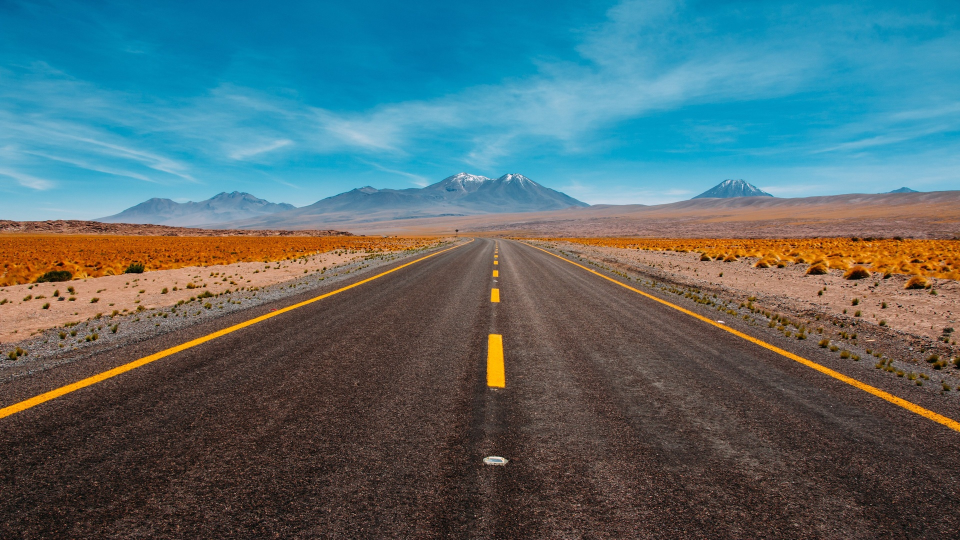
#> input picture data/input/1.jpg, 1920 x 1080 px (shown at 1/2 size)
$ python -i curve_road_geometry.py   (imports and definitions only)
#> lines starting #> are read from the running program, lines starting #| are printed output that depends on the picture; after the words box and inside, x2 and y2 are one past the last pixel; in counts of white or black regions, pixels touching at a corner belong together
#> further down, picture is the input picture: shape (1080, 1920, 3); mean B, G, R 111, 107.1, 83.7
"""Curve-aware road boundary tracing.

This module refines a candidate road region without assuming that the road can
be represented by two straight Hough lines.  It traces the left and right road
edges row-by-row, smooths those traces, and rebuilds a filled road mask from
the curved boundaries.
"""

from typing import Dict, List, Optional, Tuple

import cv2
import numpy as np


def _smooth_1d(values: np.ndarray, window: int) -> np.ndarray:
    if window <= 1:
        return values.astype(np.float32)
    if window % 2 == 0:
        window += 1
    kernel = np.ones(window, dtype=np.float32) / float(window)
    padded = np.pad(values.astype(np.float32), (window // 2, window // 2), mode="edge")
    return np.convolve(padded, kernel, mode="valid").astype(np.float32)


# [86 lines left out: functions _find_row_segments, _segment_score, _choose_bottom_segment, _interpolate_series, _smooth_series, not called in this run]


def refine_curve_road_mask_from_lane_markers(
    original_image: np.ndarray,
    min_valid_rows: int = 90,
    min_boundary_width_ratio: float = 0.16,
    bottom_extension_ratio: float = 0.98,
    smoothing_window: int = 31,
    boundary_padding: int = 6,
) -> Dict[str, np.ndarray]:
    """Build a road mask from visible white left/right road edge markings."""
#> called with min_valid_rows = 90, min_boundary_width_ratio = 0.16, bottom_extension_ratio = 0.98, smoothing_window = 31, boundary_padding = 6
    height, width = original_image.shape[:2]
    hsv = cv2.cvtColor(original_image, cv2.COLOR_BGR2HSV)
#> hsv: shape (1080, 1920, 3); mean H, S, V 46.5, 135.1, 137.7
    saturation = hsv[:, :, 1]
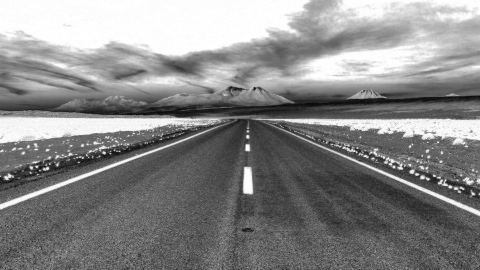
#> saturation: shape (1080, 1920) (shown at 1/4 size); min 0, max 255, mean 135.1
    value = hsv[:, :, 2]
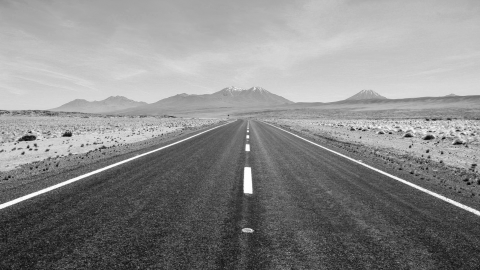
#> value: shape (1080, 1920) (shown at 1/4 size); min 0, max 255, mean 137.7

    hue = hsv[:, :, 0]
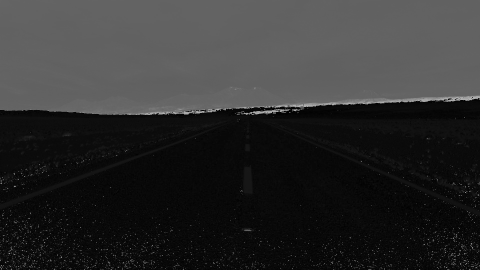
#> hue: shape (1080, 1920) (shown at 1/4 size); min 0, max 179, mean 46.5
    white_markers = (saturation < 75) & (value > 150)
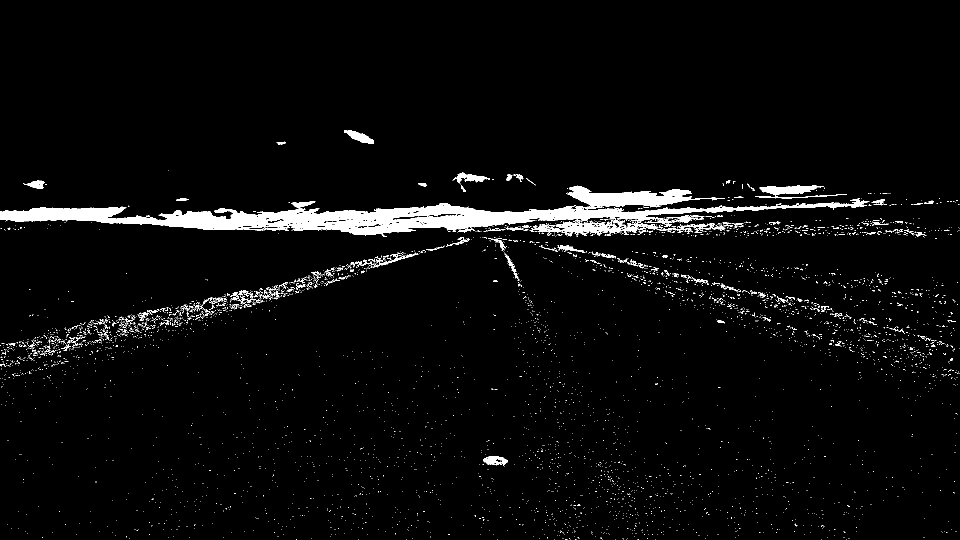
#> white_markers: shape (1080, 1920) bool (shown at 1/2 size); 3.5% white; 4751 white regions (4610 under 20 px), largest, box (x1, y1, x2, y2) and area: (0, 371, 1739, 474) 48703, (1519, 371, 1645, 392) 1458, (688, 260, 748, 288) 758
    yellow_markers = (hue >= 12) & (hue <= 42) & (saturation > 75) & (value > 110)
#> yellow_markers: shape (1080, 1920) bool; 7.8% white; 2464 white regions (2138 under 20 px), largest, box (x1, y1, x2, y2) and area: (0, 456, 1920, 864) 111522, (0, 489, 919, 837) 12296, (972, 665, 1013, 777) 3683
    marker_mask = (white_markers | yellow_markers).astype(np.uint8) * 255
#> marker_mask: shape (1080, 1920); 11.3% white; 5653 white regions (5278 under 20 px), largest, box (x1, y1, x2, y2) and area: (0, 371, 1920, 864) 179667, (972, 665, 1013, 777) 3683, (214, 605, 337, 661) 1691
    marker_mask[: int(height * 0.55), :] = 0
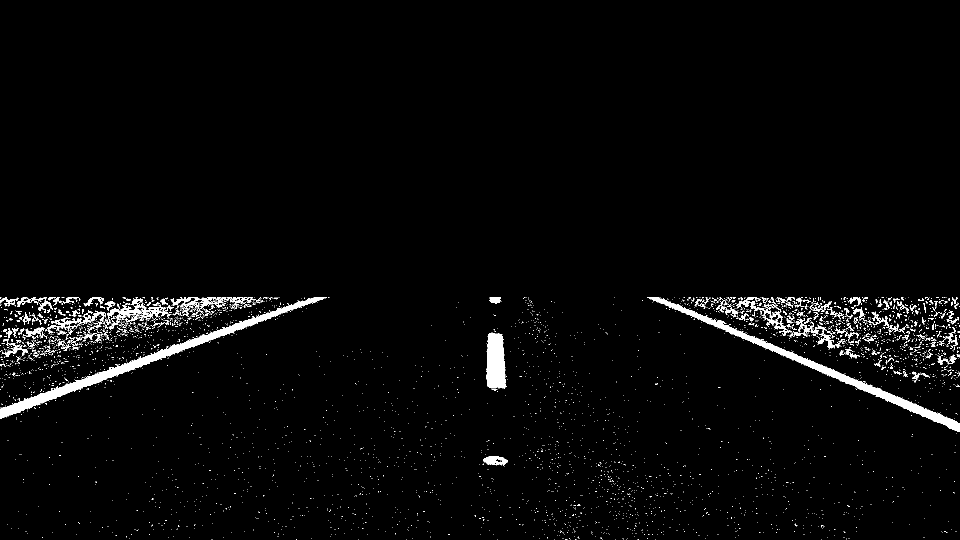
#> marker_mask: shape (1080, 1920) (shown at 1/2 size); 2.4% white; 4068 white regions (3875 under 20 px), largest, box (x1, y1, x2, y2) and area: (0, 594, 654, 837) 10012, (1294, 594, 1920, 864) 8566, (972, 665, 1013, 777) 3683
    marker_mask = cv2.morphologyEx(
        marker_mask,
        cv2.MORPH_CLOSE,
        cv2.getStructuringElement(cv2.MORPH_RECT, (15, 3)),
        iterations=1,
    )
#> marker_mask: shape (1080, 1920); 5% white; 1638 white regions (1575 under 20 px), largest, box (x1, y1, x2, y2) and area: (1294, 594, 1920, 864) 45730, (0, 594, 559, 734) 33590, (0, 594, 659, 837) 13599

    num_labels, labels, stats, centroids = cv2.connectedComponentsWithStats(marker_mask, 8)
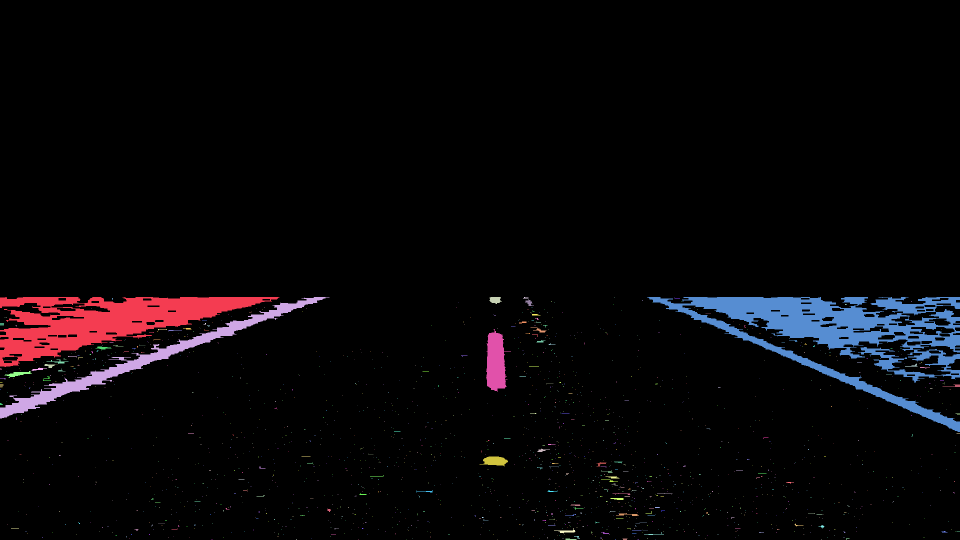
#> labels: shape (1080, 1920) int32 (shown at 1/2 size); 1639 distinct labels, from 0 to 1638; one colour per label, 0 black
#> num_labels = 1639; stats = 1639 rows, first 6: [0, 0, 1920, 1080, 1969187], [0, 594, 559, 140, 33590], [0, 594, 659, 243, 13599], [979, 594, 25, 14, 253], [1046, 594, 11, 3, 22], [1228, 595, 1, 1, 1]; centroids = 1639 pairs, first value 0.5 to 1916, second value 531.9 to 1079
    left_labels: List[int] = []
    right_labels: List[int] = []
    for label_idx in range(1, num_labels):
        x, y, w, h, area = stats[label_idx]
        if area < 80:
            continue

        centroid_x = centroids[label_idx][0]
        touches_left_entry = x < width * 0.04 or (
            y + h > height * 0.95 and centroid_x < width * 0.45
        )
        touches_right_entry = x + w > width * 0.96 or (
            y + h > height * 0.70 and centroid_x > width * 0.65
        )
        if touches_left_entry:
            left_labels.append(label_idx)
        if touches_right_entry:
            right_labels.append(label_idx)
#> this loop made 1638 passes
#> (x, y, w, h, area, centroid_x, touches_left_entry, touches_right_entry) on passes 1 to 3: (0, 594, 559, 140, 33590, 206.6, True, False), (0, 594, 659, 243, 13599, 288.5, True, False), (979, 594, 25, 14, 253, 990.2, False, False)
#> after the loop, left_labels = [1, 2, 263, 279]; right_labels = [6, 1351]

    blank = np.zeros((height, width, 3), dtype=np.uint8)
    empty = np.zeros((height, width), dtype=np.uint8)
    if not left_labels or not right_labels:
        return {
            "regularized_mask": empty,
            "marker_mask": marker_mask,
            "boundary_trace_visualization": blank,
            "width_curve_visualization": blank.copy(),
            "valid_rows": np.zeros(height, dtype=bool),
            "confidence": 0.0,
        }

    left_mask = np.isin(labels, left_labels)
#> left_mask: shape (1080, 1920) bool; 2.3% white; 4 white regions, box (x1, y1, x2, y2) and area: (0, 594, 559, 734) 33590, (0, 594, 659, 837) 13599, (9, 742, 64, 756) 297, (63, 735, 94, 742) 83
    right_mask = np.isin(labels, right_labels)
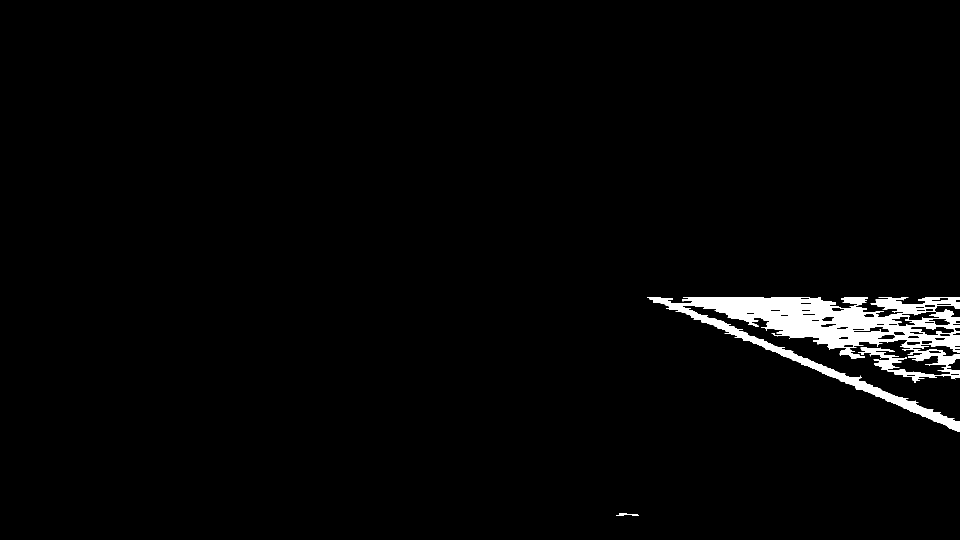
#> right_mask: shape (1080, 1920) bool (shown at 1/2 size); 2.2% white; 2 white regions, box (x1, y1, x2, y2) and area: (1294, 594, 1920, 864) 45730, (1232, 1026, 1278, 1032) 116
    left = np.full(height, np.nan, dtype=np.float32)
    right = np.full(height, np.nan, dtype=np.float32)

    for y in range(int(height * 0.55), height):
        left_xs = np.where(left_mask[y])[0]
        right_xs = np.where(right_mask[y])[0]
        if left_xs.size > 0:
            left[y] = float(left_xs.min())
        if right_xs.size > 0:
            right[y] = float(right_xs.max())

    min_boundary_width = width * min_boundary_width_ratio
    valid = (~np.isnan(left)) & (~np.isnan(right)) & ((right - left) > min_boundary_width)
    valid_rows = np.where(valid)[0]
#> valid_rows = 243 values from 594 to 836
    if valid_rows.size < min_valid_rows:
        return {
            "regularized_mask": empty,
            "marker_mask": marker_mask,
            "boundary_trace_visualization": blank,
            "width_curve_visualization": blank.copy(),
            "valid_rows": valid,
            "confidence": float(valid_rows.size / max(min_valid_rows, 1)),
        }

    end_y = max(int(height * bottom_extension_ratio), int(valid_rows[-1]))
#> end_y = 1058
    rows = np.arange(int(valid_rows[0]), min(height, end_y + 1))
    left_interp = np.interp(rows, valid_rows, left[valid_rows])
#> left_interp = 465 values, max 219 at index 140, min 0 at index 1, mean 14.97
    right_interp = np.interp(rows, valid_rows, right[valid_rows])
#> right_interp = 465 values, max 1919 at index 0, min 1732 at index 172, mean 1894.3
    left_interp = _smooth_1d(left_interp, smoothing_window)
#> in _smooth_1d, `padded = np.pad(values.astype(np.float32), (window // 2, window // 2),..`: padded = 495 values, max 219 at index 155, min 0 at index 16, mean 14.4
#> left_interp = 465 values, max 104 at index 177, min 0 at index 121, mean 15.05
    right_interp = _smooth_1d(right_interp, smoothing_window)
#> right_interp = 465 values, max 1917.7 at index 0, min 1766.9 at index 187, mean 1894.4

    top_width_ratio = float((right_interp[0] - left_interp[0]) / max(width, 1))
#> top_width_ratio = 0.996
    edge_touch = (left_interp <= 2.0) | (right_interp >= (width - 3.0))
    edge_touch_ratio = float(np.mean(edge_touch))
#> edge_touch_ratio = 0.578
    if top_width_ratio > 0.78 or edge_touch_ratio > 0.28:
        return {
            "regularized_mask": empty,
            "marker_mask": marker_mask,
            "boundary_trace_visualization": blank,
            "width_curve_visualization": blank.copy(),
            "valid_rows": valid,
            "confidence": 0.0,
        }

    regularized = np.zeros((height, width), dtype=np.uint8)
    for idx, y in enumerate(rows):
        row_left = int(np.clip(left_interp[idx] - boundary_padding, 0, width - 1))
        row_right = int(np.clip(right_interp[idx] + boundary_padding, 0, width - 1))
        if row_left < row_right:
            regularized[int(y), row_left:row_right + 1] = 255

    trace = np.zeros((height, width, 3), dtype=np.uint8)
    left_points = np.array(
        [[int(np.clip(left_interp[idx], 0, width - 1)), int(y)] for idx, y in enumerate(rows)],
        dtype=np.int32,
    )
    right_points = np.array(
        [[int(np.clip(right_interp[idx], 0, width - 1)), int(y)] for idx, y in enumerate(rows)],
        dtype=np.int32,
    )
    cv2.polylines(trace, [left_points], False, (0, 0, 255), 2)
    cv2.polylines(trace, [right_points], False, (0, 255, 0), 2)

    width_visual = np.zeros((320, max(height, 1), 3), dtype=np.uint8)
    row_widths = right_interp - left_interp
    max_width = max(float(np.max(row_widths)), 1.0)
    points = []
    for idx, _ in enumerate(rows):
        py = int(np.clip((1.0 - row_widths[idx] / max_width) * 300, 0, 319))
        points.append([idx, py])
    if len(points) > 1:
        cv2.polylines(width_visual, [np.array(points, dtype=np.int32)], False, (255, 255, 255), 2)

    output_valid = np.zeros(height, dtype=bool)
    output_valid[rows] = True
    confidence = float(np.clip(valid_rows.size / max(height - valid_rows[0], 1), 0.0, 1.0))
    return {
        "regularized_mask": regularized,
        "marker_mask": marker_mask,
        "boundary_trace_visualization": trace,
        "width_curve_visualization": width_visual,
        "valid_rows": output_valid,
        "confidence": confidence,
    }


# [183 lines left out: functions _build_mask_from_curves, refine_curve_road_mask, not called in this run]

>>> import cv2
>>> picture = cv2.imread('../../data/input/1.jpg')
>>> result = refine_curve_road_mask_from_lane_markers(picture)
#> result = 6 items

$ run again, on data/input/2.jpg
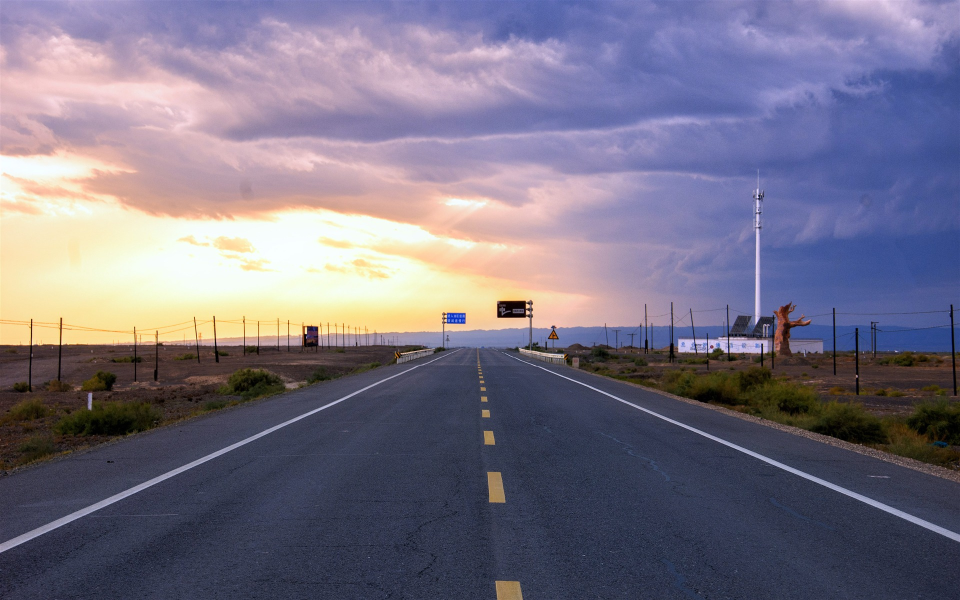
#> input picture data/input/2.jpg, 1920 x 1200 px (shown at 1/2 size)
#> picture is the input picture: shape (1200, 1920, 3); mean B, G, R 133.1, 114.6, 120
#> hsv: shape (1200, 1920, 3); mean H, S, V 100.7, 80.6, 145.6
#> white_markers: shape (1200, 1920) bool; 34.5% white; 860 white regions (789 under 20 px), largest, box (x1, y1, x2, y2) and area: (0, 0, 1464, 682) 716774, (1454, 0, 1920, 118) 34806, (0, 706, 902, 1105) 8118
#> yellow_markers: shape (1200, 1920) bool; 3.7% white; 131 white regions (94 under 20 px), largest, box (x1, y1, x2, y2) and area: (0, 494, 1105, 691) 72468, (225, 392, 961, 485) 3117, (992, 1162, 1043, 1200) 1755
#> labels: shape (1200, 1920) int32; 120 distinct labels, from 0 to 119
#> num_labels = 120; stats = 120 rows, first 6: [0, 0, 1920, 1200, 2244622], [0, 660, 614, 32, 18384], [636, 660, 502, 60, 14029], [1527, 660, 9, 13, 107], [1356, 674, 196, 36, 5081], [1617, 681, 23, 1, 23]; centroids = 120 pairs, first value 55.5 to 1910.5, second value 594.8 to 1190
#> the loop in refine_curve_road_mask_from_lane_markers, `for label_idx in range(1, num_labels):` made 119 passes
#> (x, y, w, h, area, centroid_x, touches_left_entry, touches_right_entry) on passes 1, 2, 3, 4, 7, 8, 34, 41: (0, 660, 614, 32, 18384, 303.8, True, False), (636, 660, 502, 60, 14029, 857.1, False, False), (1527, 660, 9, 13, 107, 1530.6, False, False), (1356, 674, 196, 36, 5081, 1449.1, False, False), (1586, 685, 60, 26, 689, 1621.8, False, False), (1016, 687, 118, 33, 791, 1080.1, False, False), (0, 706, 902, 399, 8167, 318.7, True, False), (1029, 715, 891, 369, 6967, 1596.7, False, True)
#> after the loop in refine_curve_road_mask_from_lane_markers, `for label_idx in range(1, num_labels):`: left_labels = [1, 34]; right_labels = [41]
#> left_mask: shape (1200, 1920) bool; 1.2% white; 2 white regions, box (x1, y1, x2, y2) and area: (0, 660, 614, 692) 18384, (0, 706, 902, 1105) 8167
#> right_mask: shape (1200, 1920) bool; 0.3% white; 1 white region, box (x1, y1, x2, y2) and area: (1029, 715, 1920, 1084) 6967
#> the loop in refine_curve_road_mask_from_lane_markers, `for y in range(int(height * 0.55), height):` made 540 passes
#> left_xs on passes 47 to 49: [900, 901], [898, 899], [895, 896, 897]
#> valid_rows = 338 values from 746 to 1083
#> end_y = 1176
#> in refine_curve_road_mask_from_lane_markers, `left_interp = np.interp(rows, valid_rows, left[valid_rows])`: left_interp = 431 values, max 800 at index 0, min 13 at index 337, mean 321.3
#> in refine_curve_road_mask_from_lane_markers, `right_interp = np.interp(rows, valid_rows, right[valid_rows])`: right_interp = 431 values from 1111 to 1919
#> padded = 461 values, max 800 at index 0, min 13 at index 352, mean 326.9
#> in refine_curve_road_mask_from_lane_markers, `left_interp = _smooth_1d(left_interp, smoothing_window)`: left_interp = 431 values, max 790.4 at index 0, min 13 at index 352, mean 321.4
#> in refine_curve_road_mask_from_lane_markers, `right_interp = _smooth_1d(right_interp, smoothing_window)`: right_interp = 431 values from 1121.4 to 1919
#> top_width_ratio = 0.172
#> edge_touch_ratio = 0.23
#> the loop in refine_curve_road_mask_from_lane_markers, `for idx, y in enumerate(rows):` made 431 passes
#> (row_left, row_right) on passes 1 to 3: (784, 1127), (783, 1128), (781, 1130)
#> after the loop in refine_curve_road_mask_from_lane_markers, `for idx, y in enumerate(rows):`:
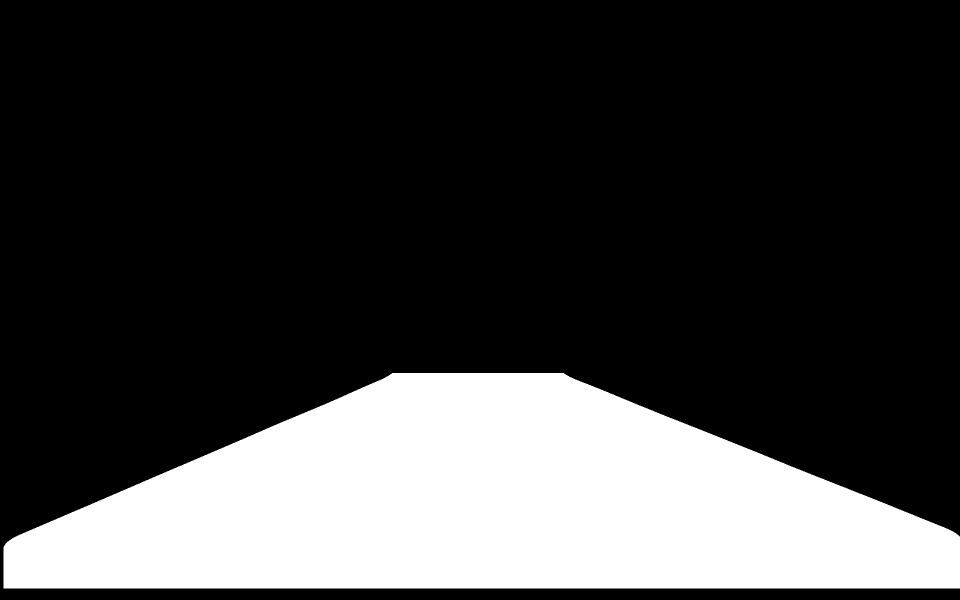
#> regularized: shape (1200, 1920) (shown at 1/2 size); 24.4% white; 1 white region, box (x1, y1, x2, y2) and area: (7, 746, 1920, 1177) 562847
#> left_points = 431 pairs, first value 13 to 790, second value 746 to 1176
#> right_points = 431 pairs, first value 1121 to 1919, second value 746 to 1176
#> row_widths = 431 values from 331 to 1906
#> max_width = 1906
#> the loop in refine_curve_road_mask_from_lane_markers, `for idx, _ in enumerate(rows):` made 431 passes
#> py on passes 1 to 3: 247, 247, 247
#> after the loop in refine_curve_road_mask_from_lane_markers, `for idx, _ in enumerate(rows):`: points = 431 pairs, first value 0 to 430, second value 0 to 247
#> in refine_curve_road_mask_from_lane_markers, `cv2.polylines(width_visual, [np.array(points, dtype=np.int32)], False,..`:
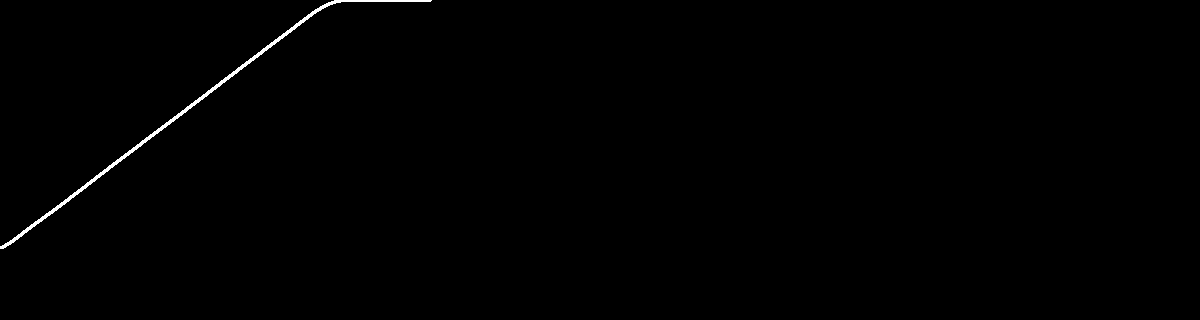
#> width_visual: shape (320, 1200, 3); 0.44% white; 1 white region, box (x1, y1, x2, y2) and area: (0, 0, 432, 249) 1696
#> confidence = 0.744
#> result = 6 items
